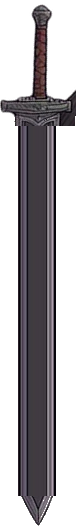
#> input picture tools/b3_gsword.png, 80 x 531 px
$ python fx_ink.py b3_gsword.png b3_gsword.png
#> lines starting #> are read from the running program, lines starting #| are printed output that depends on the picture; after the words box and inside, x2 and y2 are one past the last pixel; in counts of white or black regions, pixels touching at a corner belong together
#!/usr/bin/env python3
"""白底水墨特效圖處理（v0.8.240）：python3 tools/fx_ink.py 輸入.jpg 輸出.webp
白底黑墨 → 透明底：透明度＝墨色深淺（亮度越低越不透明），顏色統一成深藍墨（18,22,38），淡灰暈染自然變半透明，不會有洋紅去背的粉紅邊。
縮成 1024（4×4、每格 256）、扣掉紙白底噪、每格邊緣 12px 淡出。遊戲內用 spawnFx(..., {add:false}) 一般混色播放。"""
import sys, numpy as np
from PIL import Image
src, dst = sys.argv[1], sys.argv[2]
im = Image.open(src).convert("L").resize((1024, 1024), Image.LANCZOS)
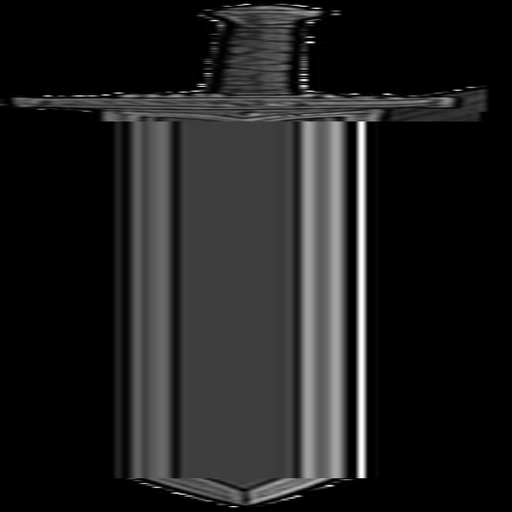
#> im: PIL image 1024x1024 L (shown at 1/2 size); min 0, max 255, mean 31.6
d = 255.0 - np.asarray(im).astype(np.float32)          # 墨的深度
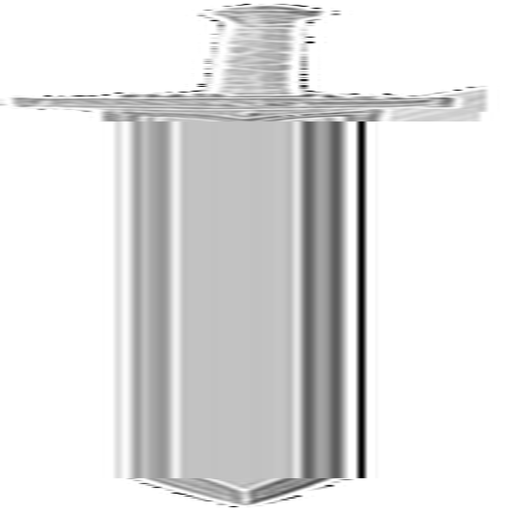
#> d: shape (1024, 1024) float32 (shown at 1/2 size); min 0, max 255, mean 223.4
a = np.clip((d - 14) * (255.0 / (255 - 14 - 40)), 0, 255)  # 扣紙白底噪；深墨（>~215）就全不透明
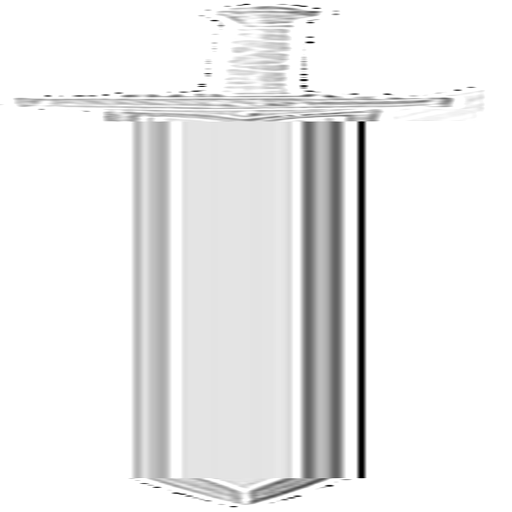
#> a: shape (1024, 1024) float32 (shown at 1/2 size); min 0, max 255, mean 235.4
m = np.ones((1024, 1024), np.float32)
ramp = np.clip(np.arange(256) / 12.0, 0, 1); edge = np.minimum(ramp, ramp[::-1])
for c in range(4):
    for r in range(4):
        m[r*256:r*256+256, c*256:c*256+256] = np.outer(edge, edge)
a *= m
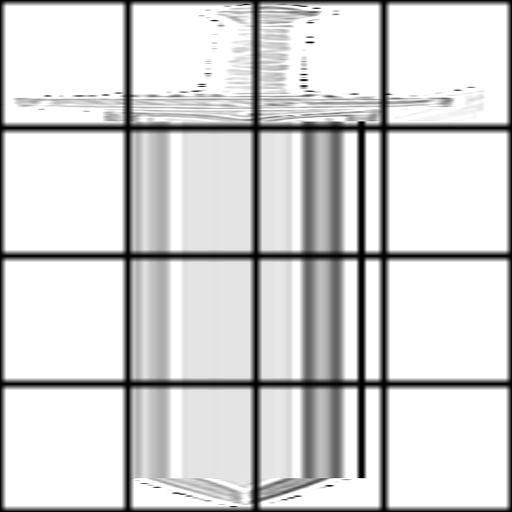
#> a: shape (1024, 1024) float32 (shown at 1/2 size); 17.84% of pixels changed, all inside (x1, y1, x2, y2) = (0, 0, 1024, 1024)
out = np.zeros((1024, 1024, 4), np.uint8); out[..., 0] = 18; out[..., 1] = 22; out[..., 2] = 38; out[..., 3] = a.astype(np.uint8)
#> after `out[..., 3] = a.astype(np.uint8)`:
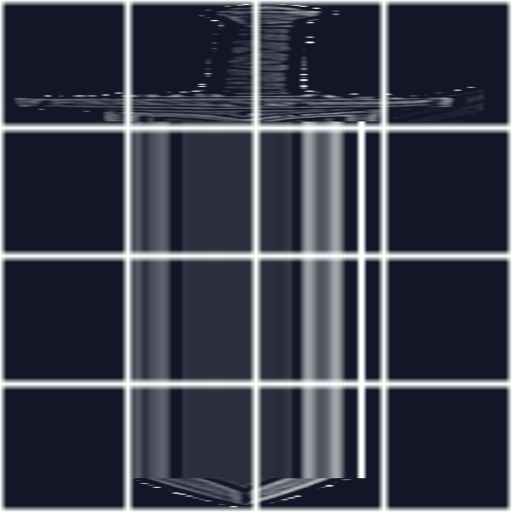
#> out: shape (1024, 1024, 4) (shown at 1/2 size); mean of channels 0, 1, 2, 3 18, 22, 38, 211.2; transparent parts drawn white
Image.fromarray(out, "RGBA").save(dst, "WEBP", quality=90, method=6)
